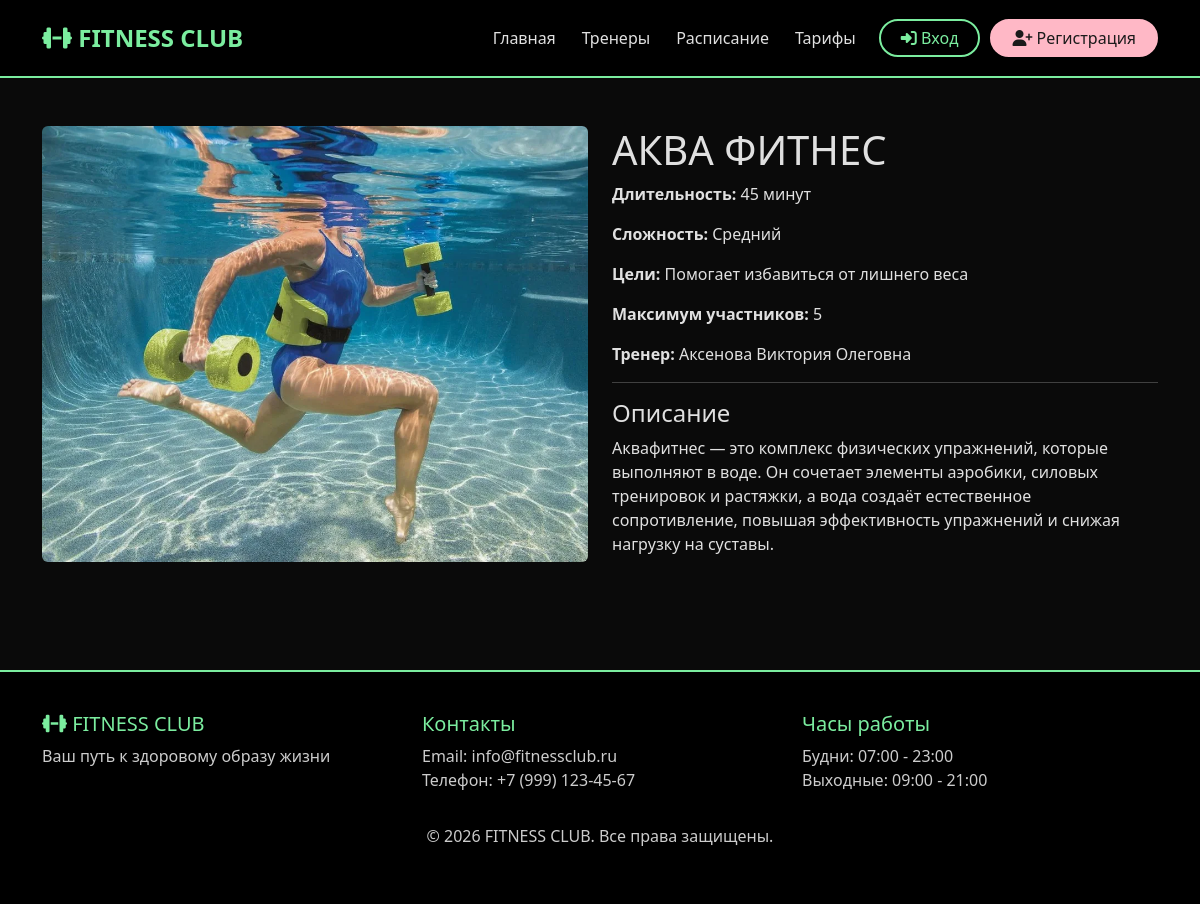
The page /workouts/11/ on the database as committed earlier.
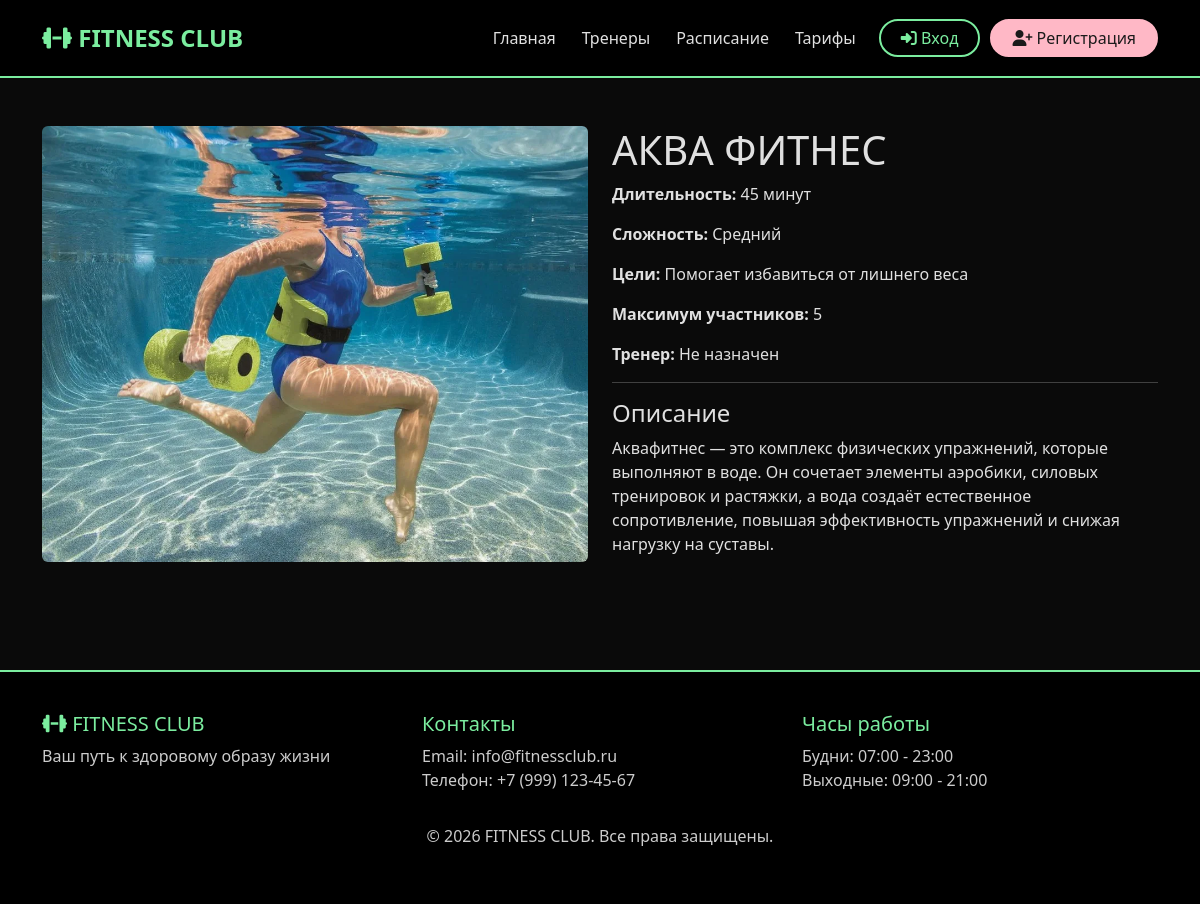
The same page on the database as committed later.
### main/models.py (models this page shows, shortened)
class Workout(models.Model):
    DIFFICULTY_CHOICES = [('beginner', 'Начинающий'),('intermediate', 'Средний'),('advanced', 'Продвинутый'),]
    name = models.CharField('Название', max_length=50, unique=True)
    description = models.TextField('Описание')
    duration_minutes = models.IntegerField('Длительность (мин)')
    difficulty = models.CharField('Сложность', max_length=20 , choices=DIFFICULTY_CHOICES)
    goals = models.CharField('Цели', max_length=100)
    max_participants = models.IntegerField('Макс. участников', default=20)
    trainer = models.ForeignKey('users.User', on_delete=models.SET_NULL, null=True, verbose_name='Тренер', limit_choices_to={'is_trainer': True})
    image = models.ImageField('Изображение', upload_to='workouts/')
    class Meta:
        verbose_name = 'Тренировка'
        verbose_name_plural = 'Тренировки'

### users/models.py (models this page shows, shortened)
class User(AbstractUser):
    first_name = None
    last_name = None
    username = None
    full_name = models.CharField('ФИО', max_length=200)
    email = models.EmailField('Email', unique=True)
    phone = models.CharField('Телефон', max_length=12, blank=True, unique=True)
    birth_date = models.DateField('Дата рождения', null=True, blank=True)
    is_trainer = models.BooleanField('Тренер', default=False)
    tariff_name = models.CharField('Название тарифа', max_length=100, blank=True, null=True)
    tariff_price = models.DecimalField('Цена тарифа', max_digits=10, decimal_places=2, blank=True, null=True)
    tariff_duration = models.IntegerField('Длительность тарифа (дней)', blank=True, null=True)
    tariff_purchase_date = models.DateField('Дата покупки', auto_now_add=True, null=True)
    tariff_end_date = models.DateField('Дата окончания тарифа', blank=True, null=True)
    tariff_type = models.CharField(  'Тип тарифа',max_length=20,choices=[('day', 'Дневной (до 17:00)'), ('evening', 'Вечерний (после 17:00)'), ('unlimited', 'Безлимитный')],blank=True,null=True)
    tariff_has_personal = models.BooleanField('Доступ к персональным тренировкам', default=False)
    USERNAME_FIELD = 'email'
    REQUIRED_FIELDS = ['full_name']
    class Meta:
        verbose_name = 'Пользователь'
        verbose_name_plural = 'Пользователи'

### main/views.py (the view)
# urls.py: path('workouts/<int:pk>/', views.workout_detail, name='workout_detail'),
def workout_detail(request, pk):
    workout = get_object_or_404(Workout, pk=pk)
    logger.info(f'Пользователь {request.user.full_name if request.user.is_authenticated else "Гость"} просматривает тренировку: {workout.name}')
    return render(request, 'workout_detail.html', {'workout': workout})

### main/templates/workout_detail.html (shortened to what this page needs)
{% extends 'base.html' %}
{% block content %}
<div class="container py-5">
    <div class="row">
        <div class="col-md-6">
            {% if workout.image %}
                <img src="{{ workout.image.url }}" class="img-fluid rounded" alt="{{ workout.name }}" style="border-radius: 15px;">
            {% else %}
                <div class="bg-secondary text-white rounded d-flex align-items-center justify-content-center" style="height: 300px;">
                    <i class="fas fa-dumbbell fa-8x"></i>
                </div>
            {% endif %}
        </div>
        <div class="col-md-6">
            <h1>{{ workout.name }}</h1>
            <p><strong>Длительность:</strong> {{ workout.duration_minutes }} минут</p>
            <p><strong>Сложность:</strong> {{ workout.get_difficulty_display }}</p>
            <p><strong>Цели:</strong> {{ workout.goals }}</p>
            <p><strong>Максимум участников:</strong> {{ workout.max_participants }}</p>
            {% if workout.trainer %}
                <p><strong>Тренер:</strong> {{ workout.trainer.full_name }}</p>
            {% else %}
                <p><strong>Тренер:</strong> Не назначен</p>
            {% endif %}
            <hr>
            <h4>Описание</h4>
            <p>{{ workout.description }}</p>
        </div>
    </div>
</div>
{% endblock %}

Rows that differ between the two databases and show on the page:
changed Workout "АКВА ФИТНЕС": trainer_id 25 → empty (drawn); trainer.full_name "Аксенова Виктория Олеговна" → (not shown)
Other text that changed with them:
text now shown: "Не назначен"
